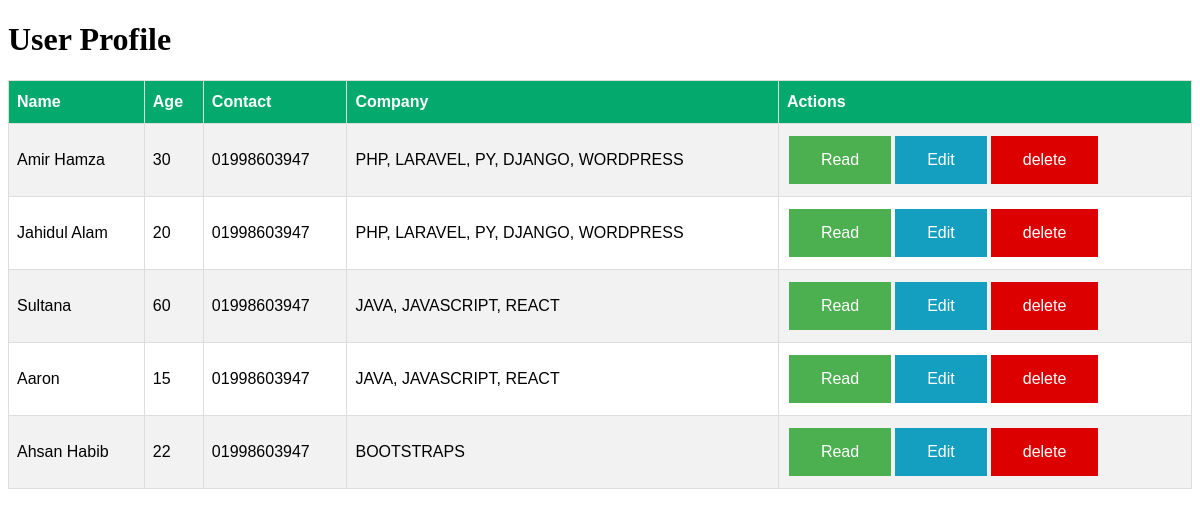
The page / on the database its author committed.
### testapp/models.py (models this page shows, shortened)
class UserProfile(models.Model):
    name = models.CharField(max_length = 250)
    age = models.IntegerField()
    contact = models.CharField(max_length = 250)
    company = models.ForeignKey(Work, on_delete=models.CASCADE)

class Work(models.Model):
    company = models.CharField(max_length = 250)

### testapp/views.py (the view)
# urls.py: path('',user_data)
def user_data(request):
    user = UserProfile.objects.all()
    con = {'userData':user}
    return render(request, 'home.html', con)

### templates/home.html (shortened to what this page needs)
<!DOCTYPE html>
<html>
<head>
</head>
<body>
    <h1>User Profile</h1>
    <table id="customers">
        <tr>
            <th>Name</th>
            <th>Age</th>
            <th>Contact</th>
            <th>Company</th>
            <th>Actions</th>
        </tr>
        {% for i in userData %}
        <tr>
            <td>{{ i.name }}</td>
            <td>{{ i.age }}</td>
            <td>{{ i.contact }}</td>
            <td>{{ i.company.company }}</td>
            <td><button class="button1">Read</button><button class="button2">Edit</button><button
                    class="button3">delete</button></td>
        </tr>
        {% endfor %}
    </table>
</body>
</html>

### templates/home.html (style rules this page uses)
#customers { font-family: Arial, Helvetica, sans-serif; border-collapse: collapse; width: 100%; }
#customers td, #customers th { border: 1px solid #ddd; padding: 8px; }
#customers tr:nth-child(even) { background-color: #f2f2f2; }
#customers th { padding-top: 12px; padding-bottom: 12px; text-align: left; background-color: #04AA6D; color: white; }
.button1 { background-color: #4CAF50; border: none; color: white; padding: 15px 32px; text-align: center; text-decoration: none; display: inline-block; font-size: 16px; margin: 4px 2px; cursor: pointer; transition: all linear .3s; }
.button2 { background-color: #149ec0; border: none; color: white; padding: 15px 32px; text-align: center; text-decoration: none; display: inline-block; font-size: 16px; margin: 4px 2px; cursor: pointer; transition: all linear .3s; }
.button3 { background-color: #dd0000; border: none; color: white; padding: 15px 32px; text-align: center; text-decoration: none; display: inline-block; font-size: 16px; margin: 4px 2px; cursor: pointer; transition: all linear .3s; }

### rows shown on the page
UserProfile: name "Amir Hamza", age "30", contact "01998603947", company.company "PHP, LARAVEL, PY, DJANGO, WORDPRESS"
UserProfile: name "Jahidul Alam", age "20", contact "01998603947", company.company "PHP, LARAVEL, PY, DJANGO, WORDPRESS"
UserProfile: name "Sultana", age "60", contact "01998603947", company.company "JAVA, JAVASCRIPT, REACT"
UserProfile: name "Aaron", age "15", contact "01998603947", company.company "JAVA, JAVASCRIPT, REACT"
UserProfile: name "Ahsan Habib", age "22", contact "01998603947", company.company "BOOTSTRAPS"
